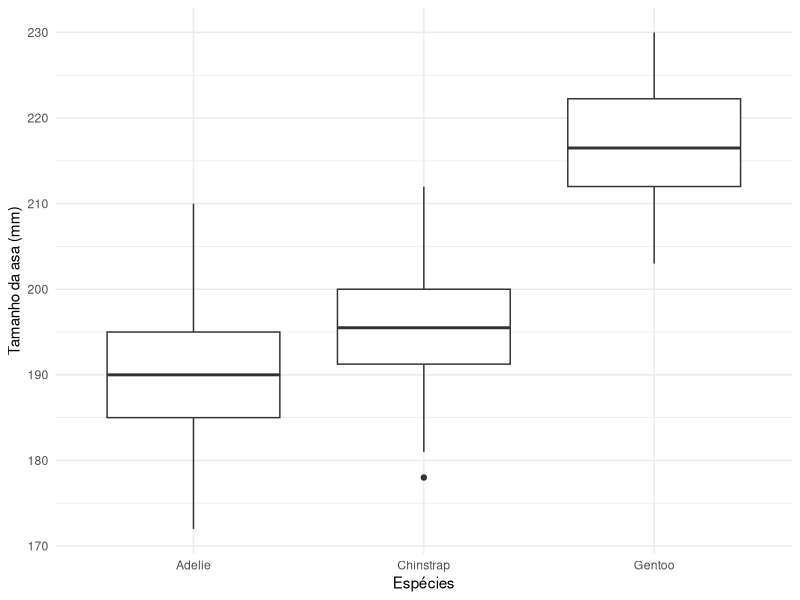
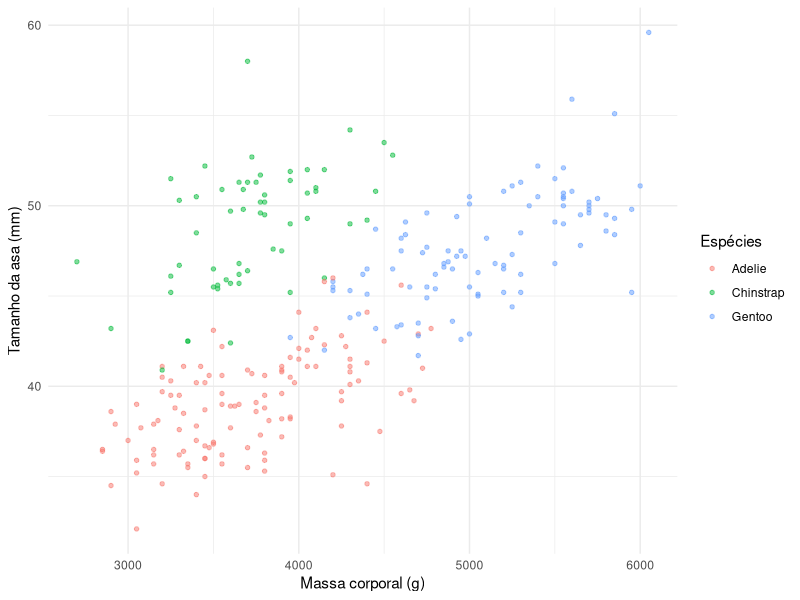

Write R code to recreate these figures, in order.
# O objetivo deste laboratório é criar um modelo de classificação que seja capaz de prever a espécie de um pinguim a partir de seu peso, tamanho da asa, tamanho do bico e profundidade do bico. Para isso, construiremos do zero um modelo KNN.

# Lendo o conjunto
library(palmerpenguins)
pinguins <- penguins
str(pinguins)
summary(pinguins)

pinguins <- na.omit(pinguins)
summary(pinguins)

# Dividindo em treino e teste
pinguins <- pinguins[sample(nrow(pinguins)),]
n <- 0.8 * nrow(pinguins)

treino <- pinguins[(1:n),]
teste <- pinguins[-(1:n),]

# Visualização de dados
library(ggplot2)
ggplot(data = treino, mapping = aes(x = species, y = flipper_length_mm)) + 
  geom_boxplot() +
  labs(x = "Espécies",
       y = "Tamanho da asa (mm)") + 
  theme_minimal()

ggplot(data = treino, aes(x = body_mass_g, y = bill_length_mm, color = species)) + 
  geom_point(size = 1.2, alpha = 0.5) +
  labs(x = "Massa corporal (g)",
       y = "Tamanho da asa (mm)",
       col = "Espécies") + 
  theme_minimal()

# Classificando o primeiro pinguim do teste
distancias <- c()
for(k in 1:nrow(treino)) {
  distancias[k] <- sqrt((teste$body_mass_g[1] - treino$body_mass_g[k])**2 + (teste$bill_length_mm[1] - treino$bill_length_mm[k])**2)
}
treino$species[order(distancias)[1]]
treino$species[1]

# Classificando todos os pinguins
classificacao <- c()
for(j in 1:nrow(teste)) {
  distancias <- c()
  for(k in 1:nrow(treino)) {
    distancias[k] <- sqrt((teste$body_mass_g[1] - treino$body_mass_g[k])**2 + (teste$bill_length_mm[1] - treino$bill_length_mm[k])**2)
  }
classificacao[j] <- as.character(treino$species[order(distancias)[1]])
}
mean(classificacao == teste$species)
